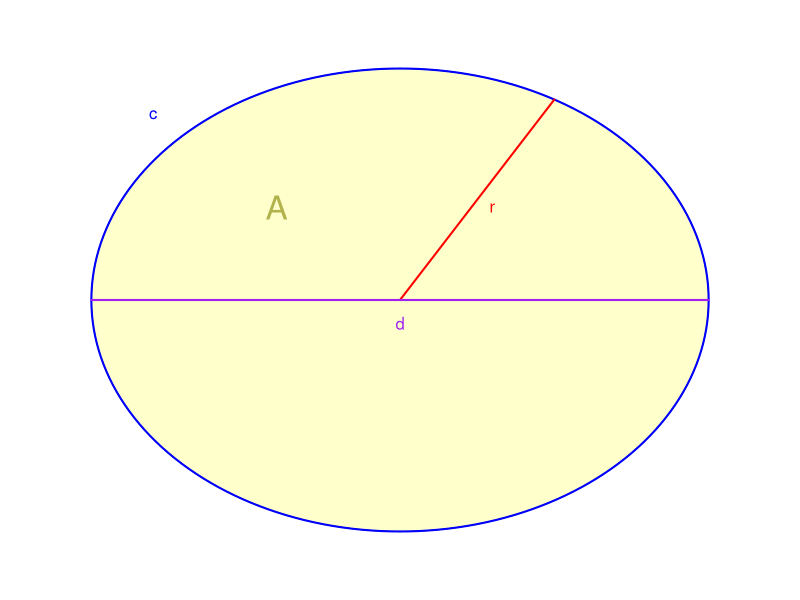

R code for this plot:
## ---- chunk 1

while(T){
    r = sort(signif(runif(4,1,10),3))
    if(min(diff(r))>1){break}
}
d = signif(r*2,3)
c = signif(2*pi*r,3)
a = signif(pi*r^2,3)

as = c(d[1],c[1],a[1],
        r[2],c[2],a[2],
        r[3],d[3],a[3],
        r[4],d[4],c[4])

als = character()
sols = character()
for(aa in as){
    ac = signif(aa*1.05^(sample(-4:0,1)+0:4),3)
    sols = c(sols,paste0(1*(ac==aa),collapse=""))
    als = c(als,paste0("* ",ac,collapse="\n"))
}
al = paste0(als,collapse="\n")

## ---- chunk 2
par(mar=c(0,0,0,0))
plot(0,0,"n",xlim=c(-1.2,1.2),ylim=c(-1.2,1.2),axes=F,ann=F)
th = seq(0,2*pi,pi/100)
polygon(cos(th),sin(th),col=rgb(1,1,0.8))
lines(cos(th),sin(th),col="blue",lwd=2)
lines(c(0,cos(pi/3)),c(0,sin(pi/3)),col="red",lwd=2)
lines(c(-1,1),c(0,0),col="purple",lwd=2)
text(0.3,0.4,"r",col="red")
text(0,-0.1,"d",col="purple")
text(-0.8,0.8,"c",col="blue")
text(-0.4,0.4,"A",col=rgb(0.7,0.7,0.3),cex=2)
